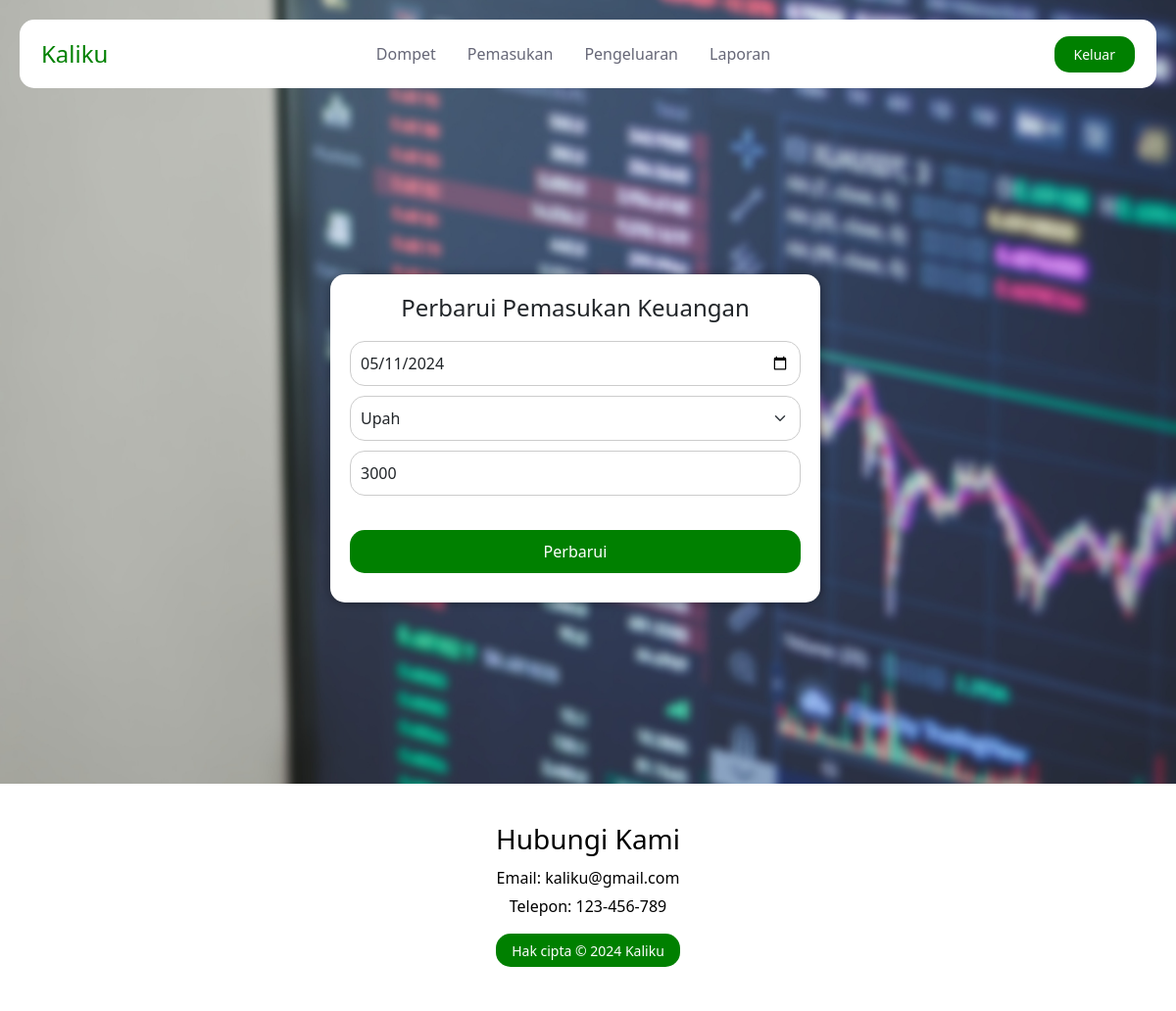
Page /edit_pemasukan.php?id_pemasukan=53 on the committed database.
### tables this page shows
CREATE TABLE `pemasukan` (
  `id_pemasukan` int(11) NOT NULL,
  `id_user` int(11) NOT NULL,
  `tanggal` date NOT NULL,
  `sumber` varchar(50) NOT NULL,
  `jumlah` int(100) NOT NULL,
  `created_at` datetime NOT NULL DEFAULT current_timestamp()
);

### edit_pemasukan.php (the view, shortened to what this page needs)
<?php
include "database/kaliku.php";
if (isset($_GET['id_pemasukan'])) {
    $id_pemasukan = $_GET['id_pemasukan'];
    $sql = "SELECT * FROM pemasukan WHERE id_pemasukan = $id_pemasukan";
    $result_pemasukan = $db->query($sql);
    $row = mysqli_fetch_assoc($result_pemasukan);
    $tanggal= $row ['tanggal'];
    $sumber= $row ['sumber'];
    $jumlah= $row ['jumlah'];
} else {
    echo "ID tidak tersedia.";
    exit();
}
?>
<!DOCTYPE html>
<html lang="en">
<head>
    <link href="https://cdn.jsdelivr.net/npm/bootstrap@5.3.3/dist/css/bootstrap.min.css" rel="stylesheet">
</head>
<body>
    <nav class="navbar navbar-expand-lg fixed-top">
    <div class="container">
      <a class="navbar-brand me-auto" href="#">Kaliku</a>
      <div class="offcanvas offcanvas-end" tabindex="-1" id="offcanvasNavbar" aria-labelledby="offcanvasNavbarLabel">
        <div class="offcanvas-body">
          <ul class="navbar-nav justify-content-center flex-grow-1 pe-3">
            <li class="nav-item">
              <a class="nav-link mx-lg-2" aria-current="page" href="dashboard.php">Dompet</a>
            </li>
            <li class="nav-item">
              <a class="nav-link mx-lg-2" href="pemasukan.php">Pemasukan</a>
            </li>
            <li class="nav-item">
              <a class="nav-link mx-lg-2" href="pengeluaran.php">Pengeluaran</a>
            </li>
            <li class="nav-item">
              <a class="nav-link mx-lg-2" href="laporan.php">Laporan</a>
            </li>
          </ul>
        </div>
      </div>
      <a href="index.php" class="logout-button">Keluar</a>
    </div>
    </nav>
    <div class="container-pemasukan">
    <div class="container">
    <form action="edit_pemasukan.php?id_pemasukan=<?php echo $id_pemasukan;?>" method="POST" class="sign-in-form">
      <h4>Perbarui Pemasukan Keuangan</h4>
      <input type="date" name="tanggal" class="form-control" value="<?php echo $tanggal;?>">
      <select name="sumber" class="form-select" type="select">
                <option value="Upah" <?php if ($sumber == "Upah") echo "selected"; ?>>Upah</option>
      </select>
      <input type="number" name="jumlah" class="form-control" value="<?php echo $jumlah;?>">
      <button style="background-color: green; color: white;" type="submit" name="update" class="btn">Perbarui</button>
    </form>
    </div>
    </div>
    <footer>
    <div class="container-footer">
        <div class="footer-column">
        <h3>Hubungi Kami</h3>
        <ul>
            <li><a href="mailto:kaliku@gmail.com">Email: kaliku@gmail.com</a></li>
            <li><a href="tel:123-456-789">Telepon: 123-456-789</a></li>
        </ul>
        <div class="bottom-footer">
            <small>Hak cipta &copy; 2024 Kaliku</small>
        </div>
        </div>
    </div>
    </footer>
</body>
</html>

### edit_pemasukan.php (style rules this page uses)
.navbar { background-color: white; height: 70px; margin: 20px; border-radius: 15px; padding: 0.5rem; }
.navbar-brand { font-weight: 500; color: green; font-size: 24px; transition: 0.3s color; }
.logout-button { background-color: green; color: white; font-size: 14px; padding: 8px 20px; border-radius: 15px; text-decoration: none; transition: 0.3s background-color; }
.nav-link { color: #666777; font-weight: 500; position: relative; }
@media (min-width: 991px) { .nav-link::before { content: ""; position: absolute; bottom: 0; left: 50%; transform: translateX(-50%); width: 0; height: 2px; background-color: green; visibility: hidden; transition: 0.3s ease-in-out; } }
.container-pemasukan { background: url(img/bg2.jpg) no-repeat center; background-size: cover; width: 100%; height: 100vh; display: flex; justify-content: center; align-items: center; }
.sign-in-form { margin-left: 295px; margin-top: 95px; z-index: 1; width: 500px; height: auto; background-color: #fff; padding: 20px; border-radius: 15px; box-shadow: 0 0 10px rgba(0, 0, 0, 0.4); }
.sign-in-form h4 { margin-top: 0; margin-bottom: 20px; text-align: center; }
.sign-in-form input[type="date"], .sign-in-form select[type="select"], .sign-in-form button, .sign-in-form input[type="number"] { width: 100%; padding: 10px; margin-bottom: 10px; border: 1px solid #ccc; border-radius: 15px; box-sizing: border-box; }
.sign-in-form button { background-color: green; color: #fff; border: none; cursor: pointer; }
.btn { margin-top: 25px; }
footer { background-color: white; color: black; padding: 20px 0; }
.container-footer { max-width: 1200px; margin: 0 auto; text-align: center; }
.footer-column { display: inline-block; text-align: center; }
.footer-column h3 { margin-top: 20px; margin-bottom: 10px; }
.footer-column ul { list-style-type: none; padding: 0; }
.footer-column ul li { margin-bottom: 5px; }
.footer-column ul li a { color: black; text-decoration: none; }
.footer-column small { color: white; }
.bottom-footer { margin-bottom: 25px; border-radius: 15px; padding: 5px; bottom: 0; background: green; }

### rows in the picture
pemasukan: tanggal "05/11/2024", sumber "Upah", jumlah "3000"
